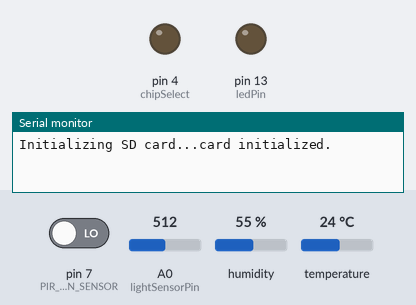
A sketch run on a simulated Arduino Uno, built with avr-gcc and run on an emulated ATmega328P. On the bench: output pins drawn as LEDs (lit = HIGH), the last lines printed to the serial monitor. Dashed ring = blinking. The test bench sets the inputs (shaded band); at power-on: pin 7 (PIR_MOTION_SENSOR) LOW, A0 (lightSensorPin) = 512, humidity 55 %, temperature 24 °C. The local clock reads 2024-03-15 10:24:30 at power-on unless the sketch sets it; storage starts empty.

Above: at 1.2 s.
1.3 s: pin 7 (PIR_MOTION_SENSOR) driven HIGH
At 2.2 s:
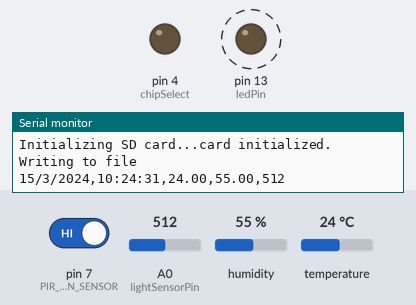
Timing chart, 0 to 8.9 s (numbered marks = the images above; inputs shaded):
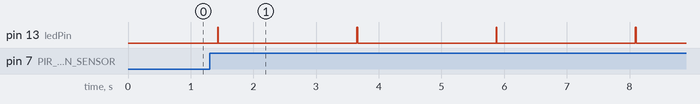

The sketch:

log_events.ino
```cpp
#include <Wire.h>
#include "DS1307.h"
#include "DHT.h"
#include <SPI.h>
#include <SD.h>


//define a object of DS1307 class
DS1307 clock;
String dateTimeString="";

// Initializethe DHT22 component
#define DHTPIN 6
#define DHTTYPE DHT22   // DHT 22  (AM2302)
DHT dht(DHTPIN, DHTTYPE);


const int lightSensorPin=A0;

float temperature;
float humidity;
int light;

//pin configuration for the SDCard
const int chipSelect = 4;

int ledPin=13;

//Use pin 7 to receive the signal from the module
#define PIR_MOTION_SENSOR 7


void setup(){
  Serial.begin(9600);
  clock.begin();
	dht.begin();
	pinMode(chipSelect,OUTPUT);
	pinMode(13,OUTPUT);
	pinMode(PIR_MOTION_SENSOR, INPUT);


	Serial.print("Initializing SD card...");

	// see if the card is present and can be initialized:
	while (!SD.begin(chipSelect)) {
		Serial.println("Card failed, or not present");
		// don't do anything more:
		delay(1000);
	}
	Serial.println("card initialized.");
}

void loop(){
	if(digitalRead(PIR_MOTION_SENSOR)){//if it detects the moving people?
		updateTime();
		readtemperatureHumidity();
		readLightSensor();
		saveData();
		delay(2000);
	}else{
		//non si muove una foglia
	}
	 delay(200);
}

void saveData(){
	//turn on the pin 13 every time you write to SD card
	digitalWrite(13,HIGH);

	// make a string for assembling the data to log:
  String dataString = "";

	dataString+=dateTimeString;
	dataString+=',';
	dataString+=temperature;
	dataString+=',';
	dataString+=humidity;
	dataString+=',';
	dataString+=light;

  // open the file. note that only one file can be open at a time,
  // so you have to close this one before opening another.
  File dataFile = SD.open("datalog.csv", FILE_WRITE);

  // if the file is available, write to it:
  if (dataFile) {
    dataFile.println(dataString);
    dataFile.close();
    // print to the serial port too:
		Serial.println("Writing to file");
    Serial.println(dataString);
  }
  // if the file isn't open, pop up an error:
  else {
    Serial.println("error opening datalog.txt");
  }
	digitalWrite(13,LOW);
}

void readLightSensor(){
	light=analogRead(lightSensorPin);
}

//get temperature and humidity data from the sensor
void readtemperatureHumidity(){
	// Reading temperature or humidity takes about 250 milliseconds!
	// Sensor readings may also be up to 2 seconds 'old' (its a very slow sensor)
	float h = dht.readHumidity();
	float t = dht.readTemperature();

	// check if returns are valid, if they are NaN (not a number) then something went wrong!
	if (isnan(t) || isnan(h)){
			Serial.println("Failed to read from DHT");
	}else{
		temperature=t;
		humidity=h;
	}
}

//get the time from the RTC clock
void updateTime(){
  clock.getTime();
	dateTimeString="";
	dateTimeString+=String(clock.dayOfMonth, DEC);
	dateTimeString+="/";
	dateTimeString+=String(clock.month, DEC);
	dateTimeString+="/";
	dateTimeString+=String(clock.year+2000, DEC);
	dateTimeString+=",";
	dateTimeString+=String(clock.hour, DEC);
	dateTimeString+=":";
	dateTimeString+=String(clock.minute, DEC);
	dateTimeString+=":";
	dateTimeString+=String(clock.second, DEC);
}
```

Measured:
- after the input at 1.3 s, pin 13 (ledPin): alternates HIGH for 0.01 s and LOW for 2.2 s, starting after 0.13 s
